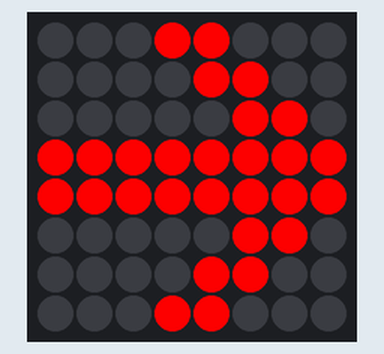
Recording of a program running on a simulated Raspberry Pi (BCM pin numbers) with a Sense HAT. Shown: the Sense HAT's 8×8 RGB LED matrix. At 1.0 s the program stops and its outputs stay as they are.

Above: at 0.1 s.

The program:

testing.py
```python
#!/usr/bin/python
import time
from sense_hat import SenseHat

sense = SenseHat()


msleep = lambda O: time.sleep(O / 1000.0)


def arrow():
    X = [255, 0, 0]  # Red
    O = [0, 0, 0]  # Black

    Arrow = [
    O, O, O, X, X, O, O, O,
    O, O, O, O, X, X, O, O,
    O, O, O, O, O, X, X, O,
    X, X, X, X, X, X, X, X,
    X, X, X, X, X, X, X, X,
    O, O, O, O, O, X, X, O,
    O, O, O, O, X, X, O, O,
    O, O, O, X, X, O, O, O
    ]
    return Arrow


sense.clear()
sense.set_pixels(arrow())
time.sleep(1)
```
